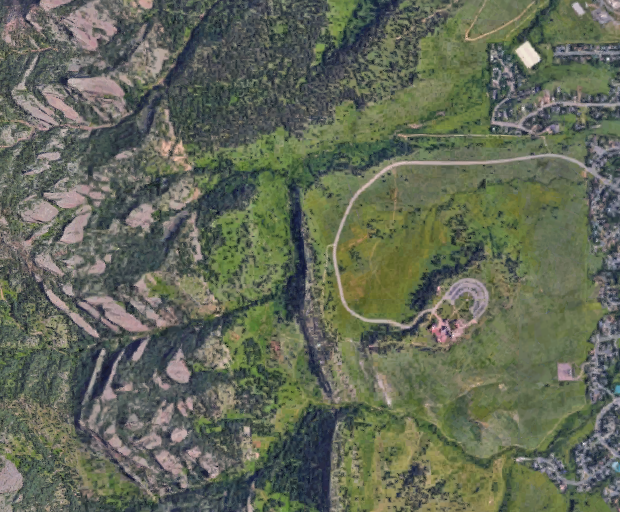
#> input picture interface_prototype_v1/backend_development/scenario_simulator/imgs/boulder.png, 620 x 512 px
$ python regions.py   (Python 2 division)   (older library calls are emulated)
#> lines starting #> are read from the running program, lines starting #| are printed output that depends on the picture
### interface_prototype_v1/backend_development/scenario_simulator/modules/DynamicsProfiles.py
from __future__ import division
import numpy as np
import matplotlib.pyplot as plt
from copy import deepcopy
import time
import random


class AbstractProfile():
	def __init__(self,startPose=[0,0],genus = 0,weather = True, startTime=0):
		self.time = startTime;
		state = startPose;
		self.weather = weather;
		#  self.genus = genus;
		self.genus = random.randint(0,4)

                if -100<=startPose[0]<=50:
                    velX=random.random()*2
                elif 50<startPose[0]<=200:
                    velX=random.random()*-2
                if -100<=startPose[1]<=50:
                    velY=random.random()*2
                elif 50<startPose[1]<=200:
                    velY=random.random()*-2

		#  self.initVel = [random.random()*6-3,random.random()*6-3];
		self.initVel = [velX,velY]

		state.append(self.initVel[0]);
		state.append(self.initVel[1]);
		self.state = np.matrix(state).T;
		self.period = 100;

		self.intensityModel = self.buildIntensity();
		self.dynamicsModel = self.buildDynamics();


	def getShakes(self,BlairWitchFactor = 0.4):
		#Set up camera shaking
		#BlairWitchFactor = 0.4
		shakes = [0, 0]
		shakes[0] = np.random.randint(-BlairWitchFactor, BlairWitchFactor+1)
		shakes[1] = np.random.randint(-BlairWitchFactor, BlairWitchFactor+1)
		return shakes;

	def update(self,shake=False):

		self.state = self.dynamicsModel[self.time];
		intense = self.intensityModel[self.time%self.period];
		self.time +=1;

		if(shake):
			shakes = self.getShakes();
			return self.state,intense,self.genus,shakes;
		else:
			return self.state,intense,self.genus


class Cirrus(AbstractProfile):

	# [23 lines left out: functions buildIntensity, buildDynamics, not called in this run]


class Stratus(AbstractProfile):

	# [30 lines left out: functions buildIntensity, buildDynamics, not called in this run]

class Cumulus(AbstractProfile):

	# [29 lines left out: functions buildIntensity, buildDynamics, not called in this run]


class Nimbostratus(AbstractProfile):

	# [33 lines left out: functions buildIntensity, buildDynamics, not called in this run]


class Cumulonimbus(AbstractProfile):

	# [33 lines left out: functions buildIntensity, buildDynamics, not called in this run]

class Altostratus(AbstractProfile):

	# [19 lines left out: functions buildIntensity, buildDynamics, not called in this run]


class FamilyContainer(AbstractProfile):

	def buildDynamics(self):
		dmod = [];
		curState = self.state.T.tolist()[0];

		for i in range(0,100):
			xdot = 0+self.initVel[0];
			ydot = 0+self.initVel[1];
			x = curState[0]+xdot;
			y = curState[1]+ydot;
			curState = [x,y,xdot,ydot];
			dmod.append(curState);
		return dmod;


class Stratiform(FamilyContainer):
	#Three stage cloud, decreasing intensity
	#with take off

	# [29 lines left out: function buildIntensity, not called in this run]


class Cirriform(FamilyContainer):
	#Two stage cloud, decreasing intensity
	#with takeoff

	# [29 lines left out: function buildIntensity, not called in this run]


class Stratocumuliform(FamilyContainer):
	#One stage cloud, mostly constant intensity
	#with takeoff

	# [29 lines left out: function buildIntensity, not called in this run]


class Cumuliform(FamilyContainer):
	#Cloud that drops and reignites
	#with takeoff

	def buildIntensity(self):
		intense = np.zeros(shape=(100));


		if(self.genus==0):
			stageSets = [0,5,50,60,100];
			vals = [7,4,2,5];
		elif(self.genus == 1):
			stageSets = [0,10,50,60,100];
			vals = [7.5,4,2,5];
		elif(self.genus == 2):
			stageSets = [0,5,55,60,100];
			vals = [7,4,2.5,5];
		elif(self.genus == 3):
			stageSets = [0,5,50,70,100];
			vals = [7,4,2,5.5];
		elif(self.genus == 4):
			stageSets = [0,5,45,60,100];
			vals = [7,4.5,2,5];

		for i in range(1,len(stageSets)):
			for j in range(stageSets[i-1],stageSets[i]):
				intense[j] = vals[i-1];

		if(self.weather):
			attenuation_from_weather = attenuation_rocket(len(intense))
			for k in range(len(intense)):
				intense[k]=intense[k]*attenuation_from_weather[k]

		return intense;

class Cumulonibiform(FamilyContainer):
	#Cloud with increasing intensity that explodes at the end
	#without takeoff

	# [38 lines left out: function buildIntensity, not called in this run]

def attenuation_rocket(length):
	# all attenuation data from clouds found here: https://www.rand.org/content/dam/rand/pubs/reports/2006/R1694.pdf

	def intensity_decrease(db_expo):
		return 10**(-(10**(db_expo))/10)


	rocket_type = np.random.randint(0,5)
	if rocket_type==0:
		db_expo = 2.5 # AtlasV
		height = np.random.normal(1.5,.5) #km
		length_of_attunation = int(np.random.normal(40,15))
	if rocket_type==1:
		db_expo = 2.3 # DeltaIV
		height = np.random.normal(.5,.1) #km
		length_of_attunation = int(np.random.normal(60,20))
	if rocket_type==2:
		db_expo = 2.2 # Falcon9
		height = np.random.normal(1,.25) #km
		length_of_attunation = int(np.random.normal(20,10))
	if rocket_type==3:
		db_expo = 2.1 # SLS
		height = np.random.normal(3,1) #km
		length_of_attunation = int(np.random.normal(35,15))
	if rocket_type==4:
		db_expo = 2 # Vulcan
		height = np.random.normal(0.75,.5) #km
		length_of_attunation = int(np.random.normal(10,3))

	attenuation_array=np.ones(length)
	attenuation=intensity_decrease(db_expo)*height
	starting_point = np.random.randint(0,length)
	if length_of_attunation+starting_point>length:
		attenuation_array[starting_point:]=attenuation
	else:
		attenuation_array[starting_point:starting_point+length_of_attunation]=attenuation
	return attenuation_array


# [89 lines left out: functions testProfile, testFamily, not called in this run]


# [17 lines that do not run on import are left out]
   	# testFamily(Cumulonibiform,figs);


 #   	allInts = [];
 #   	for i in range(0,len(allProf)):
 #  		allInts.append(allProf[i].intensityModel);

 #  	allCor = np.zeros(shape=(len(allInts),len(allInts)));
 #   	for i in range(0,len(allInts)):
 #   		for j in range(0,len(allInts)):
 #   			#allCor[i][j] = np.correlate(allInts[i],allInts[j],normed=True);
 #   			[lags,c,line,b] = plt.xcorr(allInts[i],allInts[j],normed=True);
 #   			allCor[i][j] = max(abs(c));
 #   	plt.close();

 #   	#row_sums = allCor.sum(axis=1);
	# #row_sums[row_sums==0] = 0.0000001;
	# #allCor = allCor/row_sums[:,np.newaxis];

	# #plt.figure();
	# #print(allCor);

 #   	plt.matshow(allCor);
 #   	plt.colorbar();
 #   	plt.title('Maximum Cross Correlation')
 #   	plt.show();

### interface_prototype_v1/backend_development/scenario_simulator/modules/regions.py
import numpy as np
import h5py
import matplotlib.pyplot as plt
from PIL import Image

#  from dynamics_models import DynamicsModelGenerator
from DynamicsProfiles import *
import sys
sys.path.append('../../db_builder/')
sys.path.append('../db_builder/')
#  from database import *

class Region(object):
    def __init__(self, name, img_path, init_coordinates):
        # Initialize
        self.name = name
        self.img_path = img_path
        self.init_coordinates = init_coordinates

        self.final_coordinates = None

        # Set flag for construction visualizations
        self.VISUALIZE_MODEL = False

        # Set the h5_group_name
        self.h5_group_name = self.name.lower().replace(" ", "_")

        # Set img dimensions
        self.img_dimensions = {"nFrames" : 100, "nRows" : 100, "nCols" : 100}
        self.img_shape = (100, 100, 100)

        # Initialize empty list of point targets: dynamics models will be initialized into this list
        self.model_types = ["constant_velocity", "constant_acceleration", "circular"]
        self.point_targets = []

        self.target_types=[]
        # Core Data Layers
        self.ground_truth_layers = []
        self.shake_base_layers = []
        self.pixel_bleed_layers = []

        # NOISE LAYERS
        self.noise_layer = None
        self.shotgun_noise_layer = None
        self.structured_noise_layer = None


    def __repr__(self):
        return "\n{}\n{}\n\tPath: {}\n\tCoordinates: {}\n\tTargets: {}\n".format(self.name, "-"*len(self.name), self.img_path, self.init_coordinates, (self.point_targets))

    def getIntensity(self, time_step):
    	return np.sqrt(abs(time_step - 50))

    def getRandomModel(self):
        #random_model_name = np.random.choice(self.model_types)
        #return DynamicsModelGenerator(random_model_name, self.img_dimensions["nFrames"])
        random_model = np.random.randint(0,5);
        start = [np.random.randint(5,95),np.random.randint(5,95)];

        '''
        if(random_model == 0):
            return Cirrus(startPose = start);
        elif(random_model == 1):
            return Stratus(startPose = start);
        elif(random_model == 2):
            return Cumulus(startPose = start);
        elif(random_model == 3):
            return Nimbostratus(startPose = start);
        elif(random_model == 4):
            return Cumulonimbus(startPose = start);
        '''
        return Cumuliform(startPose = start);

    def initPointTargets(self):
        # Set min and maximum targets in region
        min_targets, max_targets = 1, 4

        # Randomly initialize number of targets generated in region
        #  self.num_point_targets = np.random.randint(min_targets, max_targets)
        self.num_point_targets = 2

        # Initialize the point targets
        self.point_targets = [ self.getRandomModel() for _ in range(self.num_point_targets) ]
        #self.point_targets = [Cirrus() for _ in range(self.num_point_targets)]

        # Initialize plot if necessary
        if self.VISUALIZE_MODEL:
            self.f, self.axarr = plt.subplots(self.num_point_targets, 1, sharex=False, squeeze=False)

    def generateLayers(self):
        self.generateCoreLayers()
        self.generateNoiseLayers()

    def generateCoreLayers(self):

        for model_i, point_target in enumerate(self.point_targets):

            #ground_truth_data = point_target.model_data
            #shake_data = point_target.shake_data
            ground_truth_data = [];
            shake_data = [];
            intense_data = [];

            for i in range(0,100):
                x,ints,target_type,s = point_target.update(shake=True);
                ground_truth_data.append(x);
                shake_data.append(s);
                intense_data.append(ints);

            self.target_types.append(target_type)
            # generate GROUND TRUTH and SHAKE BASE
            self.generate_TRUTH_and_SHAKE(ground_truth_data,shake_data,intense_data)

            # Generate PIXEL BLEED
            self.generate_PIXEL_BLEED(ground_truth_data, shake_data)

            if self.VISUALIZE_MODEL:
                self.plotModel(point_target, ground_truth_data, model_i)

        if self.VISUALIZE_MODEL:
            self.axarr[-1][0].set_xlabel('Distance East (km)')
            self.axarr[0][0].set_ylabel('Distance North (km)')
            plt.show()


    def generateNoiseLayers(self):
        # Generate base Noise
    	self.generate_NOISE()

    	# Generate Shotgun noise
        self.generate_SHOTGUN_NOISE()

    	# Generate Structured Noise
        self.generate_STRUCTURED_NOISE()


    def generate_TRUTH_and_SHAKE(self, ground_truth_data, shake_data,intense_data):
        allIntensity = []

        nRows = self.img_dimensions["nRows"]
        nCols = self.img_dimensions["nCols"]
        nFrames = self.img_dimensions["nFrames"]

        # Initialize ground truth and shake base containers
        self.ground_truth = np.zeros(shape=(self.img_shape))
        self.shake_base = np.zeros(shape=(self.img_shape))


        for i in range(nFrames):
            X_current = ground_truth_data[i]
            shake_current = shake_data[i]

            #allIntensity.append(self.getIntensity(i))
            allIntensity.append(intense_data[i]);

            # Update Ground Truth
            # if (abs(X_current[0]) < nRows and abs(X_current[1]) < nCols):
            #     self.ground_truth[i][int(X_current[0])][int(X_current[1])] = allIntensity[i]
            if (X_current[0] < nRows and X_current[1] < nCols and X_current[0] > 0 and X_current[1] > 0):
                self.ground_truth[i][int(X_current[0])][int(X_current[1])] = allIntensity[i]

            # Update Shake Base
            if (abs(X_current[0]+shake_current[0]) < nRows and
                abs(X_current[1]+shake_current[1]) < nCols and
                abs(X_current[0]+shake_current[0]) >=0 and
                abs(X_current[1]+shake_current[1]) >= 0):

                self.shake_base[i][int(X_current[0]+shake_current[0])][int(X_current[1]+shake_current[1])] = allIntensity[i]

        # Append to object's ground truth and shake base layers array
        self.ground_truth_layers.append(self.ground_truth.tolist())
        self.shake_base_layers.append(self.shake_base.tolist())


    def generate_PIXEL_BLEED(self, ground_truth_data, shake_data):

        nRows = self.img_dimensions["nRows"]
        nCols = self.img_dimensions["nCols"]
        nFrames = self.img_dimensions["nFrames"]

        self.pixel_bleed = np.zeros(shape=(self.img_shape))
        for i in range(nFrames):
            x_data = ground_truth_data[i][0] + shake_data[i][0]
            y_data = ground_truth_data[i][1] + shake_data[i][1]
            for x_neighbor in range(-3, 4):
                for y_neighbor in range(-3, 4):
                    if (not (x_neighbor == 0 and y_neighbor == 0) and
                        x_data+x_neighbor < nRows and
                        y_data+y_neighbor < nCols and
                        x_data+x_neighbor >= 0 and
                        y_data+y_neighbor >= 0):
                        self.pixel_bleed[i][int(x_data)+x_neighbor][int(y_data)+y_neighbor] = np.random.randint(2, 4) * (1 / (abs(x_neighbor) + abs(y_neighbor)))

        # Append to object's pixel bleed layers
        self.pixel_bleed_layers.append(self.pixel_bleed.tolist())

    def generate_NOISE(self):
        self.noise_layer = np.random.uniform(0, 0.3, size=self.img_shape)

    def generate_SHOTGUN_NOISE(self):
        nRows = self.img_dimensions["nRows"]
        nCols = self.img_dimensions["nCols"]
        nFrames = self.img_dimensions["nFrames"]

        self.shotgun_noise_layer = np.zeros(shape=self.img_shape)
        x_dim = range(0, nRows)
        y_dim = range(0, nCols)

        # Static Noise
        percent_of_frame_static = .002
        for j in range(0, int(round(nRows * nCols * percent_of_frame_static))):
            x_pixel = x_dim.index(np.random.choice(x_dim))
            y_pixel = y_dim.index(np.random.choice(y_dim))
            self.shotgun_noise_layer[:, x_pixel, y_pixel] = 5


        # Blinking Noise
        percent_of_frame_blink = .001
        for j in range(0, int(round(nRows * nCols * percent_of_frame_blink))):
            x_pixel = x_dim.index(np.random.choice(x_dim))
            y_pixel = y_dim.index(np.random.choice(y_dim))
            for i in range(0, nFrames):
                if np.random.choice([True, False]):
                    self.shotgun_noise_layer[i, x_pixel, y_pixel] = 5


    def adjustCoordinates(self, height, width, left_extent, right_extent, top_extent, bottom_extent):
        # Get lat and lon extent
        latmax = self.init_coordinates['latmax']    # upper-most coordinate
        latmin = self.init_coordinates['latmin']    # lower-most coordinate
        lonmax = self.init_coordinates['lonmax']    # right-most coordinate
        lonmin = self.init_coordinates['lonmin']    # left-most coordinate

        # Calculate lat and lon degree per pixel
        lat_deg_per_pixel = np.abs(latmax - latmin) / height
        lon_deg_per_pixel = np.abs(lonmax - lonmin) / width


        # Readjust longitude
        # ------------------------------------
        new_lonmin = lonmin + (left_extent * lon_deg_per_pixel)
        new_lonmax = lonmin + (right_extent * lon_deg_per_pixel)
        # ------------------------------------

        # Readjust latitude
        # ------------------------------------
        new_latmin = latmin + (top_extent * lat_deg_per_pixel)
        new_latmax = latmax - (top_extent * lat_deg_per_pixel)
        # ------------------------------------

        # Encode as to 6 sig figs
        new_lonmin = float('%.6f' % round(new_lonmin, 6))
        new_lonmax = float('%.6f' % round(new_lonmax, 6))
        new_latmin = float('%.6f' % round(new_latmin, 6))
        new_latmax = float('%.6f' % round(new_latmax, 6))

        # Set new final coords
        self.final_coordinates = {"latmax" : new_latmax, "latmin" : new_latmin, "lonmax" : new_lonmax, "lonmin" : new_lonmin}


    def generate_STRUCTURED_NOISE(self):

        # Declare dimensions of img
        nRows = self.img_dimensions["nRows"]
        nCols = self.img_dimensions["nCols"]
        nFrames = self.img_dimensions["nFrames"]

        # Get shake data
        #shake_data = self.point_targets[0].shake_data

        # Initialize structured noise layer
        self.structured_noise_layer = np.zeros(shape=self.img_shape)

        # Obtain and process the sat image to use for structurd noise
        img = Image.open(self.img_path)
#> img is the input picture: PIL image 620x512 RGBA; mean R, G, B, A 98.6, 104.9, 88.1, 255

        # Get height and width of original image (pixels)
    	width, height = img.size

        # Set the new height and width to the minimum dimension of origin image (square it)
    	new_width = min([width, height])
    	new_height = min([width, height])

        # Get the new extent in order to center new image within previous space
    	left_extent = (width - new_width) // 2
        right_extent = (width + new_width) // 2
    	top_extent = (height - new_height) // 2
    	bottom_extent = (height + new_height) // 2

        extents = [left_extent, right_extent, top_extent, bottom_extent]
        ex = ["left", "right", "top", "bottom"]
        for name, extent in zip(ex, extents):
            print("{}: {}".format(name, extent))

        # Adjust coordinates
        # --------------------------------------------------------------------------------
        self.adjustCoordinates(height, width, left_extent, right_extent, top_extent, bottom_extent)
        # --------------------------------------------------------------------------------


        # Crop the image within the extent bounds
    	img = img.crop((left_extent, top_extent, right_extent, bottom_extent))
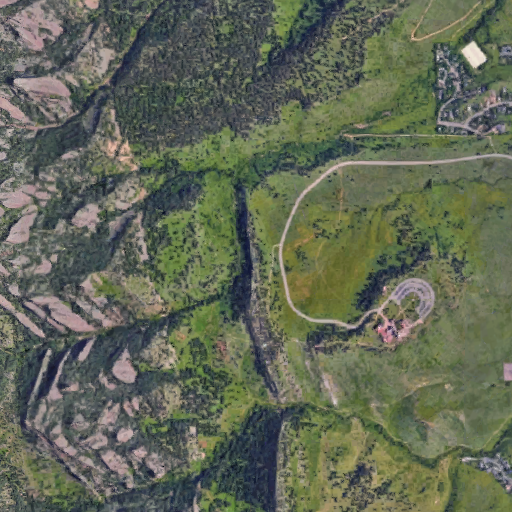
#> img: PIL image 512x512 RGBA; mean R, G, B, A 97.9, 104.5, 86.3, 255

        # Set thumbnail and additional processing
    	img.thumbnail((110, 110), Image.ANTIALIAS)
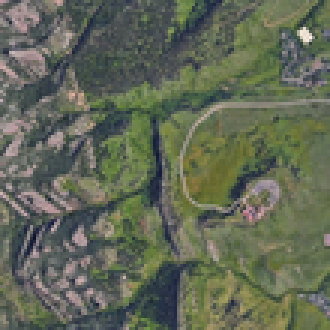
#> img: PIL image 110x110 RGBA (shown 3 times larger); mean R, G, B, A 97.9, 104.5, 86.3, 255
    	img = np.array(img)
    	img = img[:,:,2] / 255.0 * 12
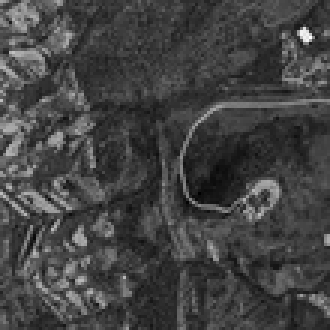
#> img: shape (110, 110) float64 (shown 3 times larger); min 1.69, max 10.68, mean 4.06; drawn with min black and max white
    	img = np.resize(img, (110, 110))
    	img = np.flip(img, 0)
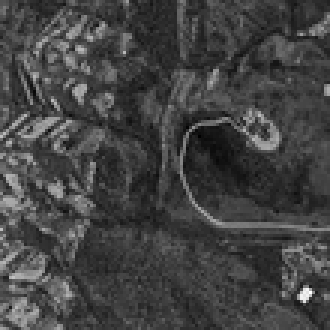
#> img: shape (110, 110) float64 (shown 3 times larger); min 1.69, max 10.68, mean 4.06; drawn with min black and max white


        # Create structured noise layer
        for i in range(nFrames):
            #self.structured_noise_layer[i] = img[5+shake_data[i][0] : 5+nRows+shake_data[i][0], 5+shake_data[i][1] : 5+nCols+shake_data[i][1]]
            shakex = np.random.randint(-0.4, 0.4+1);
            shakey = np.random.randint(-0.4, 0.4+1);
            self.structured_noise_layer[i] = img[5+shakex : 5+nRows+shakex, 5+shakey : 5+nCols+shakey]


    def writeRegionH5(self, H5_FILE, into_db=False):
        # Create region group on H5 File
#> called with into_db = False
        region_group = H5_FILE.create_group(self.h5_group_name)

        # Add attributes to group
        for key, value in self.final_coordinates.items():
            region_group.attrs.create(key, value)

        # Create core layer subgroups
        ground_truth_subgroup = region_group.create_group("GroundTruth")
        shake_base_subgroup = region_group.create_group("ShakeBase")
        pixel_bleed_subgroup = region_group.create_group("PixelBleed")

        # Write Core layers
        total_targets=np.zeros(shape=self.img_shape)
        for i, (gt_layer, sb_layer, pb_layer) in enumerate(zip(self.ground_truth_layers, self.shake_base_layers, self.pixel_bleed_layers)):
            ground_truth_dataset=ground_truth_subgroup.create_dataset('GroundTruth_{}'.format(i), data=gt_layer)
            ground_truth_dataset.attrs.create('True Type','Cumuliform'+str(self.target_types[i]))
            shake_base_subgroup.create_dataset('ShakeBase_{}'.format(i), data=sb_layer)
            pixel_bleed_subgroup.create_dataset('PixelBleed_{}'.format(i), data=pb_layer)
            if into_db:
                total_targets=total_targets+gt_layer+sb_layer+pb_layer

        # Write Noise Layers
        region_group.create_dataset('Noise', data=self.noise_layer)
        region_group.create_dataset('StructuredNoise', data=self.structured_noise_layer)
        region_group.create_dataset('ShotgunNoise', data=self.shotgun_noise_layer)

        if into_db:
            # note 1: right now the profile names are not stored in self
            # note 2: intensities come from the detectoin script or the profile generator
            # in the future, events will be stored from the front end after running this script
            # note 3:
            database_data=[self.structured_noise_layer,self.shotgun_noise_layer+self.noise_layer+total_targets]
            store_event(database_data,self.final_coordinates,"Altostratus")


    # [11 lines left out: function plotModel, not called in this run]


def module_tester():
    """
        FOR TESTING ONLY
    """
    # Define region names
    region_names = ["Boulder", "North Korea", "Israel"]
    #  region_names = ["Boulder"]

    # Define region image paths
    region_img_paths = ['../imgs/boulder.png', '../imgs/north_korea.png', '../imgs/israel.png']

    # Define region coordinates
    region_coordinates = [{'latmin' : 39.971308, 'latmax' : 39.990298, 'lonmin' : -105.296981, 'lonmax' : -105.265918},
            			  {'latmin' : 39.489147, 'latmax' : 39.514605, 'lonmin' :  127.230443, 'lonmax' :  127.265342},
            			  {'latmin' : 32.075752, 'latmax' : 32.102536, 'lonmin' :  34.756838,  'lonmax' :  34.791335}]

    # Initialize REGIONS
    REGIONS = [Region(region_name, img_path, coordinates) for region_name, img_path, coordinates
                    in zip(region_names, region_img_paths, region_coordinates)]

    # Generate Region Data
    for region in REGIONS:
        region.initPointTargets()
        region.generateLayers()

        h5_filepath = '../{}_test.hdf5'.format(region.h5_group_name)
        print h5_filepath
        with h5py.File(h5_filepath, 'w') as outFile:
            region.writeRegionH5(outFile,into_db=False)

if __name__ == '__main__':
    module_tester()
